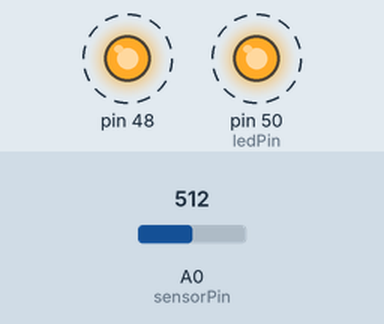
Bench run of a sketch on a simulated Arduino Mega 2560, built with avr-gcc and run on an emulated ATmega2560. Shown: output pins drawn as LEDs (lit = HIGH). Dashed ring = blinking. Inputs (shaded band) come from the test bench; at power-on: A0 (sensorPin) = 512. What the sketch prints to the serial monitor is not drawn.

Above: at 0.5 s.
Timing chart, 0 to 4.6 s (numbered marks = the images above):
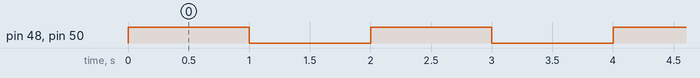

Measured:
- by itself, pin 48, pin 50 (ledPin): alternates HIGH for 1.0 s and LOW for 1.0 s

The sketch:

test_led_on_pin_13.ino
```cpp
int ledPin = 50;                 // LED connected to digital pin 13
int sensorPin = A0;

void setup()
{
  pinMode(ledPin, OUTPUT);      // sets the digital pin as output
  pinMode(48, OUTPUT);
  Serial.begin(9600);
}

void loop()
{
  digitalWrite(ledPin, HIGH);   // sets the LED on
  digitalWrite(48, HIGH);
  Serial.write("\nled is on\n");
  Serial.write("input value is ");
  Serial.print(analogRead(sensorPin), DEC);
  delay(1000);                  // waits for a second
  digitalWrite(ledPin, LOW);    // sets the LED off
  digitalWrite(48, LOW);
  Serial.write("\nled is off\n");
  Serial.write("input value is ");
  Serial.print(analogRead(sensorPin), DEC);
  delay(1000);                  // waits for a second
}
```
